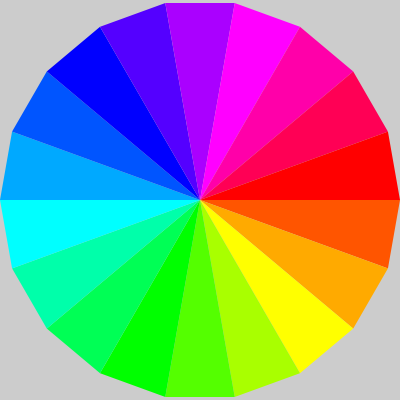
Frame 1 (no input)
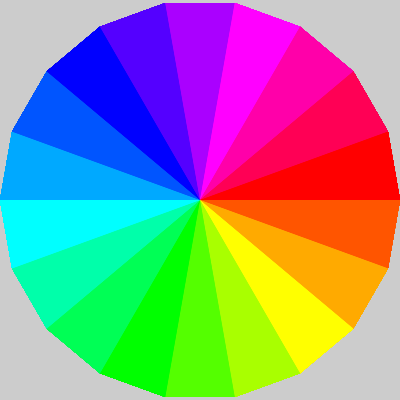
Frame 60 (the mouse pressed at the canvas centre just before this capture)
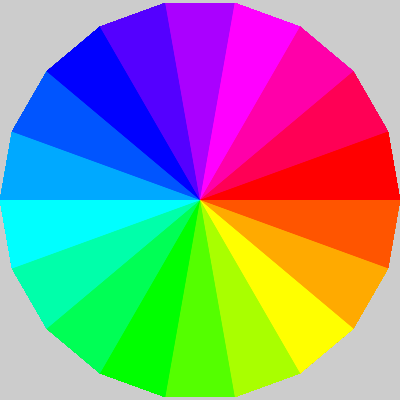
Frame 120 (the mouse held since frame 60 and released just before this capture)

The Processing sketch that drew these frames (run headless with seeded random() and noise(); from frame 60 on, the mouse is pressed at the canvas centre):

// Processing sketch: processing_143709
// ── processing_143709.pde

int radius = 200;
int segmentCount = 18;

void setup() {
  size(400, 400);
  colorMode(HSB, 360, width, height);
  noStroke();
}

void draw() {
  float angleStep = 360/segmentCount;
  beginShape(TRIANGLE_FAN);
  vertex(width/2, height/2);
  for(float angle = 0; angle <= 360; angle+=angleStep) {
   float vx = width/2 + cos(radians(angle))*radius;
   float vy = width/2 + sin(radians(angle))*radius;
   fill(angle, width, height);
   vertex(vx, vy);
  }
  endShape();
}
